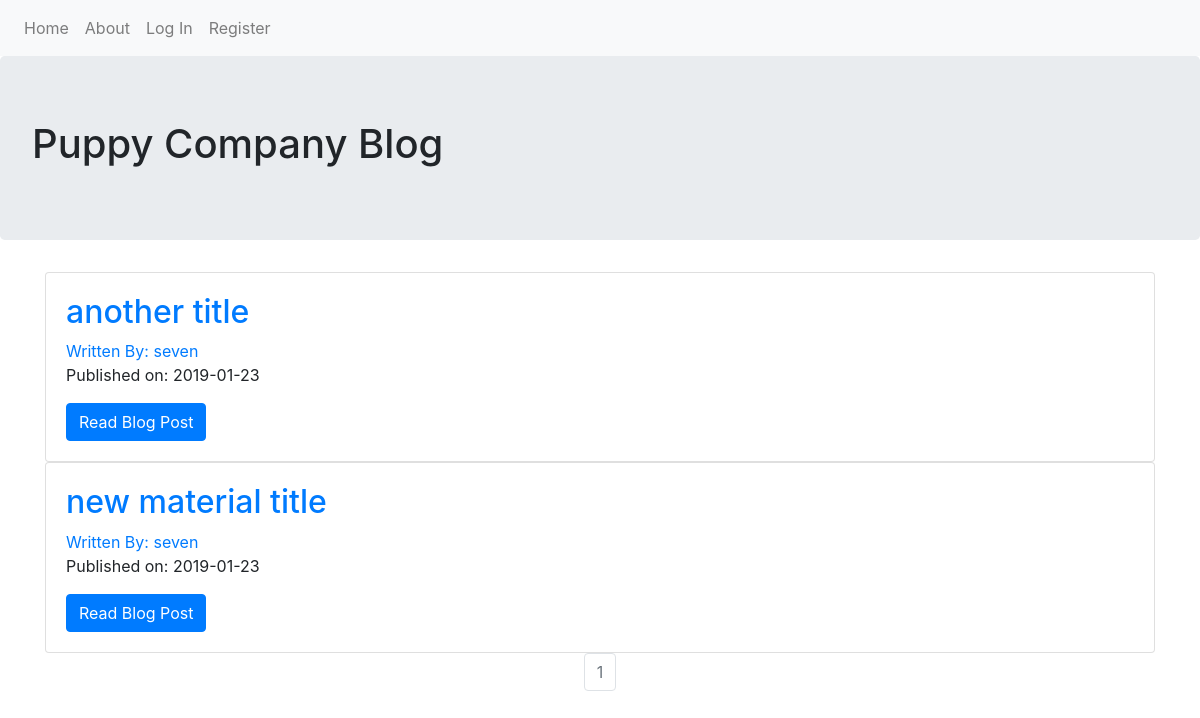
The page / on the database its author committed.
### puppycompanyblog/models.py (models this page shows, shortened)
class BlogPost(db.Model):
    users = db.relationship(User)
    id = db.Column(db.Integer,primary_key=True)
    user_id = db.Column(db.Integer,db.ForeignKey('users.id'),nullable=False)
    date = db.Column(db.DateTime,nullable=False,default=datetime.utcnow)
    title = db.Column(db.String(140),nullable=False)
    text = db.Column(db.Text,nullable=False)

class User(db.Model,UserMixin):
    __tablename__ = 'users'
    id = db.Column(db.Integer,primary_key=True)
    profile_image = db.Column(db.String(64),nullable=False,default='default_profile.png')
    email = db.Column(db.String(64),unique=True,index=True)
    username = db.Column(db.String(64),unique=True,index=True)
    password_hash = db.Column(db.String(128))
    posts = db.relationship('BlogPost',backref='author',lazy=True)

### puppycompanyblog/core/views.py (the view)
@core.route('/')
def index():
    page = request.args.get('page',1,type=int)
    blog_posts = BlogPost.query.order_by(BlogPost.date.desc()).paginate(page=page,per_page=5)
    return render_template('index.html.j2',blog_posts=blog_posts)

### puppycompanyblog/templates/index.html.j2
{% extends 'base.html.j2' %}
{% block content %}
  <div class="jumbotron">
    <h1>Puppy Company Blog</h1>
  </div>
  <div class="container">
    {% for post in blog_posts.items %}
      <div class="card">
        <div class="card-body">
          <h2> <a class="card-title" href="{{url_for('blog_posts.blog_post',blog_post_id=post.id)}}">{{post.title}}</a> </h2>
          <a href="{{url_for('users.user_posts',username=post.author.username)}}">Written By: {{post.author.username}}</a>
          <p>Published on: {{post.date.strftime('%Y-%m-%d')}}</p>
          <a class="btn btn-primary" href="{{url_for('blog_posts.blog_post',blog_post_id=post.id)}}">Read Blog Post</a>
        </div>
      </div>
    {% endfor %}
  </div>
  <nav aria-label="Page navigation example">
    <ul class="pagination justify-content-center">
      {% for page_num in blog_posts.iter_pages(left_edge=1,right_edge=1,left_current=1,right_current=2) %}
        {% if blog_posts.page == page_num %}
          <li class="page-item disabled">
            <a class="page-link" href="{{url_for('core.index',page=page_num)}}">{{page_num}}</a>
          </li>
        {% else %}
          <li class="page-item">
            <a class="page-link" href="{{url_for('core.index',page=page_num)}}">{{page_num}}</a>
          </li>
        {% endif %}
      {% endfor %}
    </ul>
  </nav>
{% endblock %}

### rows shown on the page
BlogPost: title "another title", author.username "seven", date "2019-01-23"
BlogPost: title "new material title", author.username "seven", date "2019-01-23"

### other values the page prints
{{ page_num }} "1"
